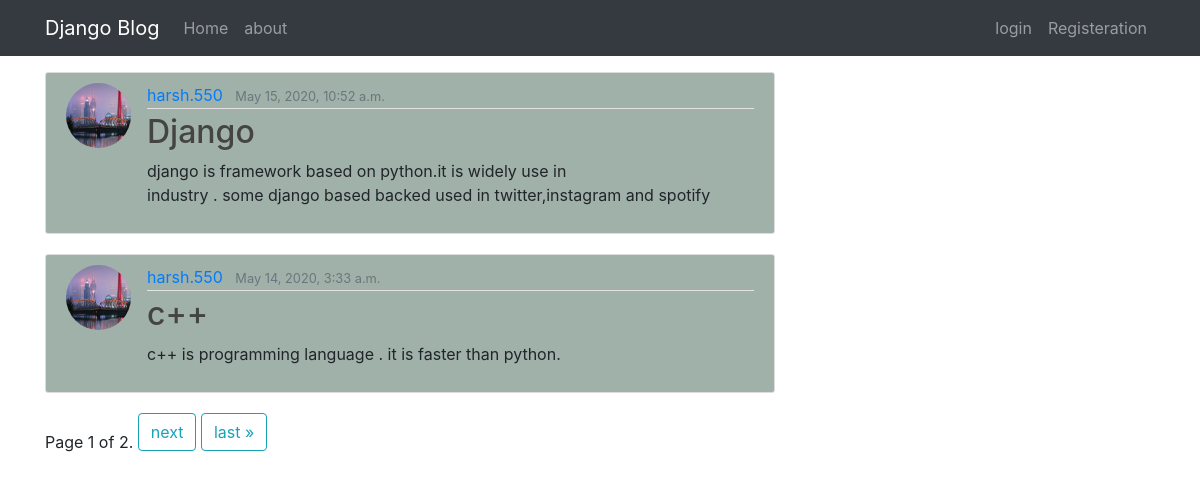
The page /harsh.550/ on the database its author committed.
### blogs/models.py (models this page shows, shortened)
class Post(models.Model):
    title = models.CharField(max_length=100)
    content = models.TextField()
    date_posted = models.DateTimeField(default=timezone.now)
    author = models.ForeignKey(User,on_delete = models.CASCADE)

### users/models.py (models this page shows, shortened)
class profile(models.Model):
    user = models.OneToOneField(User,on_delete=models.CASCADE)
    image = models.ImageField(default="default.jpg",upload_to='profile_pics')

### blogs/views.py (the view)
# urls.py: path('<str:username>/',UserPostListView.as_view(),name="user-post"),
class UserPostListView(ListView):
    model = Post
    template_name="blogs/user_post.html"
    context_object_name='posts'
    ordering = ['-date_posted']
    paginate_by = 2
    def get_queryset(self):
        user = get_object_or_404(User,username=self.kwargs.get('username'))
        return Post.objects.filter(author=user).order_by('-date_posted')

### blogs/templates/blogs/user_post.html (shortened to what this page needs)
{% extends "blogs/base.html" %}
{% block body %}
{% for post in posts %}
<article class="media content-section">
    <img class="rounded-circle article-img" src="{{ post.author.profile.image.url}}">
    <div class="media-body">
        <div class="article-metadata">
            <a class="mr-2" href="{% url  'user-post'  post.author.username %}">{{post.author}}</a>
            <small class="text-muted">{{post.date_posted}}</small>
        </div>
        <h2><a class="article-title" href="{% url  'detail' post.id  %}">{{post.title}}</a></h2>
        <p class="article-content">{{post.content}}</p>
    </div>
</article>
{% endfor%}
<div class="pagination">
    <span class="step-links">
        <span class="current">
            Page {{ page_obj.number }} of {{ page_obj.paginator.num_pages }}.
        </span>
        {% if page_obj.has_next %}
            <a class="btn btn-outline-info mb-4" href="?page={{ page_obj.next_page_number }}">next</a>
            <a class="btn btn-outline-info mb-4" href="?page={{ page_obj.paginator.num_pages }}">last &raquo;</a>
        {% endif %}
    </span>
</div>
{% endblock %}

### blogs/static/blogs/style.css (style rules this page uses)
body { background: #bd1212; color: #ca3232; margin-top: 5rem; }
h1, h2, h3, h4, h5, h6 { color: #444444; }
.content-section { margin-top: 1rem; background: #a0b1a9; padding: 10px 20px; border: 1px solid #dddddd; border-radius: 3px; margin-bottom: 20px; }
.article-title { color: #444444; }
.article-content { white-space: pre-line; }
.article-img { height: 65px; width: 65px; margin-right: 16px; }
.article-metadata { padding-bottom: 1px; margin-bottom: 4px; border-bottom: 1px solid #e3e3e3 }

### rows shown on the page
Post: author.profile.image (picture), author "harsh.550", date_posted "May 15, 2020, 10:52 a.m.", title "Django", content "django is framework based on python.it is widely use in industry . some django based backed used in twitter,instagram and spotify"
Post: author.profile.image (picture), author "harsh.550", date_posted "May 14, 2020, 3:33 a.m.", title "c++", content "c++ is programming language . it is faster than python."

### other values the page prints
{{ page_obj.number }} "1"
{{ page_obj.paginator.num_pages }} "2"
